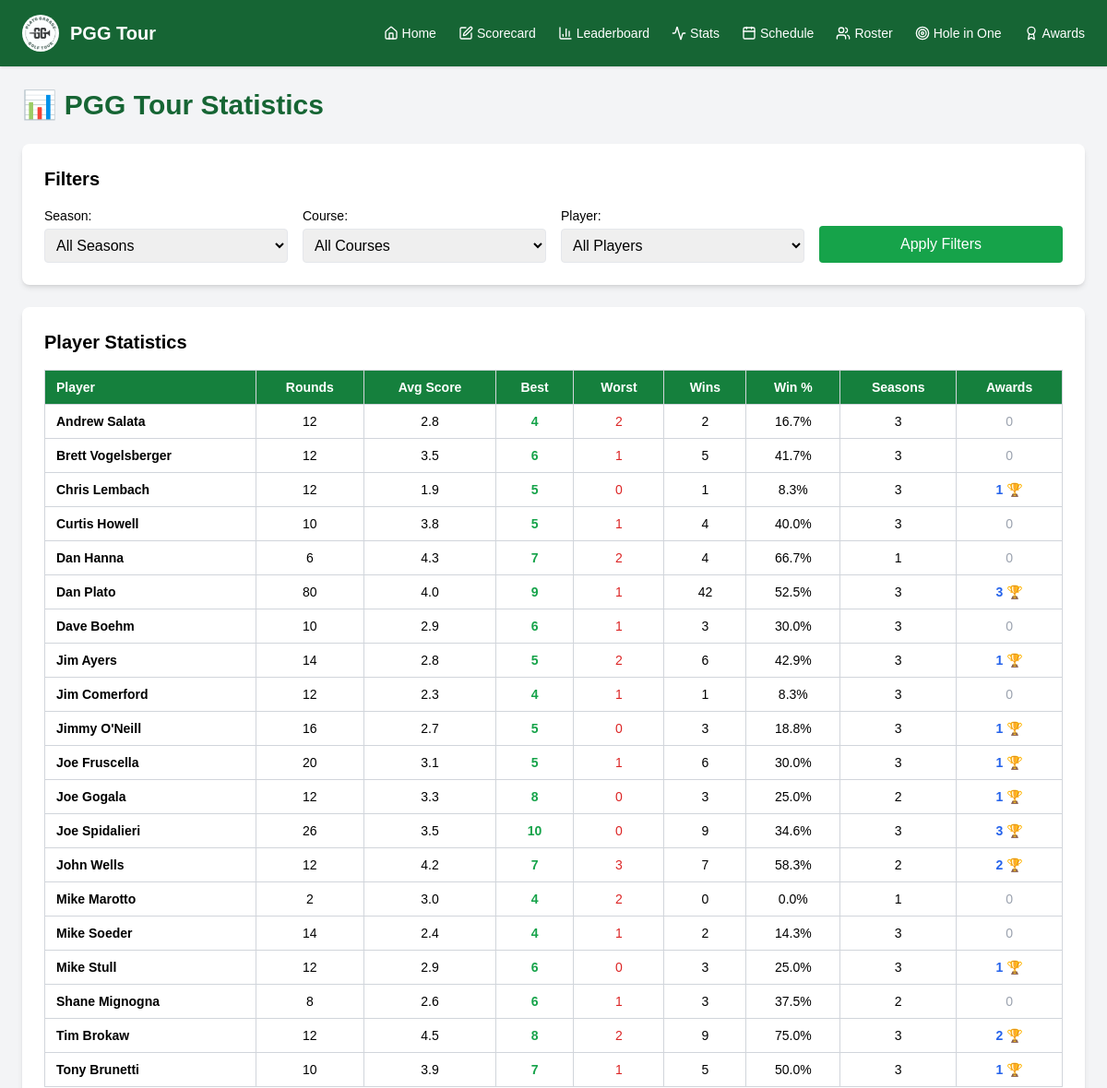
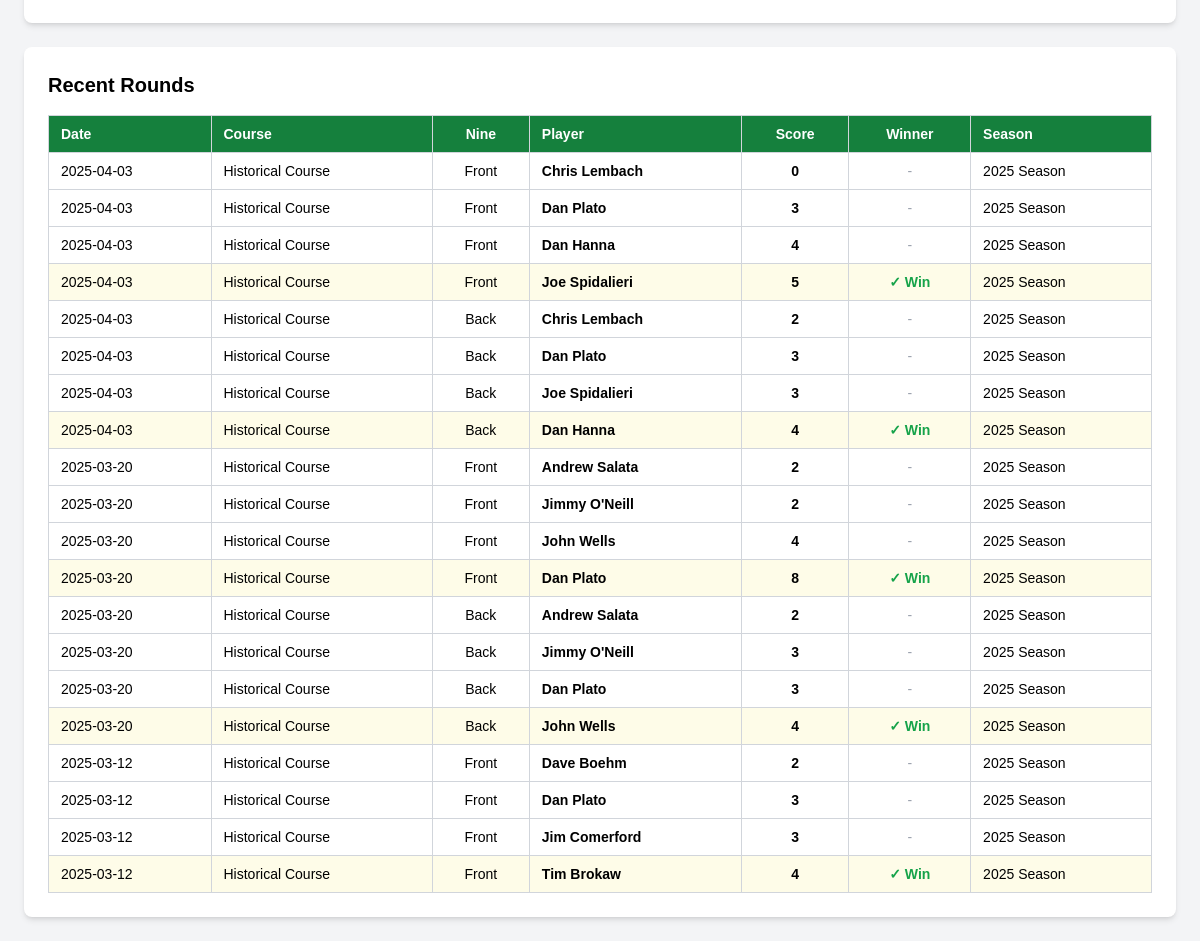
Screenshot of /stats with the database file from the repository (2 pictures, top to bottom).
### tables this page shows
CREATE TABLE scores (
    id INTEGER PRIMARY KEY AUTOINCREMENT,
    date TEXT,
    course TEXT,
    nine TEXT,
    player_name TEXT,
    mulligan TEXT,
    hole_1 INTEGER,
    hole_2 INTEGER,
    hole_3 INTEGER,
    hole_4 INTEGER,
    hole_5 INTEGER,
    hole_6 INTEGER,
    hole_7 INTEGER,
    hole_8 INTEGER,
    hole_9 INTEGER,
    total INTEGER,
    winner TEXT
, season TEXT);

### app.py (the view)
@app.route("/stats")
def stats():
    conn = sqlite3.connect("golf_scores.db")
    c = conn.cursor()
    season_filter = request.args.get('season', '')
    course_filter = request.args.get('course', '')
    player_filter = request.args.get('player', '')
    c.execute("SELECT DISTINCT season FROM scores WHERE season IS NOT NULL ORDER BY season DESC")
    seasons = [row[0] for row in c.fetchall()]
    c.execute("SELECT DISTINCT course FROM scores WHERE course IS NOT NULL AND course != '' ORDER BY course")
    courses = [row[0] for row in c.fetchall()]
    c.execute("SELECT DISTINCT player_name FROM scores WHERE player_name IS NOT NULL AND player_name != '' ORDER BY player_name")
    players = [row[0] for row in c.fetchall()]
    where_conditions = []
    params = []
    if season_filter:
        where_conditions.append("season = ?")
        params.append(season_filter)
    if course_filter:
        where_conditions.append("course = ?")
        params.append(course_filter)
    if player_filter:
        where_conditions.append("player_name = ?")
        params.append(player_filter)
    where_clause = "WHERE " + " AND ".join(where_conditions) if where_conditions else ""
    player_stats_query = f"""
        SELECT
            s.player_name,
            COUNT(s.id) as rounds_played,
            AVG(s.total) as avg_score,
            MAX(s.total) as best_score,
            MIN(s.total) as worst_score,
            SUM(CASE WHEN s.winner = 'Yes' THEN 1 ELSE 0 END) as wins,
            COUNT(DISTINCT s.course) as courses_played,
            COUNT(DISTINCT s.season) as seasons_played
        FROM scores s
        {where_clause}
        GROUP BY s.player_name
        ORDER BY s.player_name
    """
    c.execute(player_stats_query, params)
    player_stats = c.fetchall()
    awards_count_query = f"""
        SELECT a.player_name, COUNT(a.id) as award_count
        FROM awards a
        WHERE a.player_name IN (
            SELECT DISTINCT s.player_name FROM scores s {where_clause}
        )
        GROUP BY a.player_name
    """
    c.execute(awards_count_query, params)
    awards_counts = dict(c.fetchall())
    awards_query = f"""
        SELECT a.player_name, a.season, a.award_category, a.description
        FROM awards a
        WHERE a.player_name IN (
            SELECT DISTINCT s.player_name FROM scores s {where_clause}
        )
        ORDER BY a.player_name, a.season DESC, a.award_category
    """
    c.execute(awards_query, params)
    awards_data = c.fetchall()
    player_awards = {}
    for player_name, season, category, description in awards_data:
        if player_name not in player_awards:
            player_awards[player_name] = []
        player_awards[player_name].append({
            'season': season,
            'category': category,
            'description': description
        })
    recent_rounds_query = f"""
        SELECT date, course, nine, player_name, total, winner, season
        FROM scores
        {where_clause}
        ORDER BY date DESC, id DESC
        LIMIT 20
    """
    c.execute(recent_rounds_query, params)
    recent_rounds = c.fetchall()
    conn.close()
    return render_template("stats.html",
                         player_stats=player_stats,
                         recent_rounds=recent_rounds,
                         seasons=seasons,
                         courses=courses,
                         players=players,
                         player_awards=player_awards,
                         awards_counts=awards_counts,
                         current_filters={
                             'season': season_filter,
                             'course': course_filter,
                             'player': player_filter
                         })

### templates/stats.html (shortened to what this page needs)
{% extends "base.html" %}
{% block content %}
<div class="mb-6">
  <h1 class="text-3xl font-bold text-green-800">📊 PGG Tour Statistics</h1>
</div>
<div class="bg-white rounded-lg shadow-md p-6 mb-6">
  <h2 class="text-xl font-semibold mb-4">Filters</h2>
  <form method="GET" class="grid grid-cols-1 md:grid-cols-4 gap-4">
    <div>
      <label class="block text-sm font-medium mb-1">Season:</label>
      <select name="season" class="w-full border rounded p-2">
        <option value="">All Seasons</option>
      </select>
    </div>
    <div>
      <label class="block text-sm font-medium mb-1">Course:</label>
      <select name="course" class="w-full border rounded p-2">
        <option value="">All Courses</option>
      </select>
    </div>
    <div>
      <label class="block text-sm font-medium mb-1">Player:</label>
      <select name="player" class="w-full border rounded p-2">
        <option value="">All Players</option>
      </select>
    </div>
    <div class="flex items-end">
      <button type="submit" class="w-full bg-green-600 text-white px-4 py-2 rounded hover:bg-green-700 transition">
        Apply Filters
      </button>
    </div>
  </form>
</div>
<div class="bg-white rounded-lg shadow-md p-6 mb-6">
  <h2 class="text-xl font-semibold mb-4">Player Statistics</h2>
  {% if player_stats %}
    <div class="overflow-x-auto">
      <table class="min-w-full table-auto border-collapse border border-gray-300 text-sm">
        <thead class="bg-green-700 text-white">
          <tr>
            <th class="border border-gray-300 px-3 py-2 text-left">Player</th>
            <th class="border border-gray-300 px-3 py-2">Rounds</th>
            <th class="border border-gray-300 px-3 py-2">Avg Score</th>
            <th class="border border-gray-300 px-3 py-2">Best</th>
            <th class="border border-gray-300 px-3 py-2">Worst</th>
            <th class="border border-gray-300 px-3 py-2">Wins</th>
            <th class="border border-gray-300 px-3 py-2">Win %</th>
            <th class="border border-gray-300 px-3 py-2">Seasons</th>
            <th class="border border-gray-300 px-3 py-2">Awards</th>
          </tr>
        </thead>
        <tbody>
          {% for player_name, rounds, avg_score, best, worst, wins, courses_played, seasons_played in player_stats %}
            <tr class="bg-white hover:bg-gray-50">
              <td class="border border-gray-300 px-3 py-2 font-semibold">{{ player_name }}</td>
              <td class="border border-gray-300 px-3 py-2 text-center">{{ rounds }}</td>
              <td class="border border-gray-300 px-3 py-2 text-center">{{ "%.1f"|format(avg_score) }}</td>
              <td class="border border-gray-300 px-3 py-2 text-center text-green-600 font-semibold">{{ best }}</td>
              <td class="border border-gray-300 px-3 py-2 text-center text-red-600">{{ worst }}</td>
              <td class="border border-gray-300 px-3 py-2 text-center">{{ wins }}</td>
              <td class="border border-gray-300 px-3 py-2 text-center">
                {% if rounds > 0 %}
                  {{ "%.1f"|format((wins / rounds) * 100) }}%
                {% else %}
                  0.0%
                {% endif %}
              </td>
              <td class="border border-gray-300 px-3 py-2 text-center">{{ seasons_played }}</td>
              <td class="border border-gray-300 px-3 py-2 text-center">
                {% set award_count = awards_counts.get(player_name, 0) %}
                {% if award_count > 0 %}
                  <button onclick="toggleAwards('{{ player_name }}')" class="text-blue-600 hover:text-blue-800 font-semibold">
                    {{ award_count }} 🏆
                  </button>
                {% else %}
                  <span class="text-gray-400">0</span>
                {% endif %}
              </td>
            </tr>
          {% endfor %}
        </tbody>
      </table>
    </div>
  {% else %}
    <p class="text-gray-500 text-center py-8">No statistics available for the selected filters.</p>
  {% endif %}
</div>
<div class="bg-white rounded-lg shadow-md p-6">
  <h2 class="text-xl font-semibold mb-4">Recent Rounds</h2>
  {% if recent_rounds %}
    <div class="overflow-x-auto">
      <table class="min-w-full table-auto border-collapse border border-gray-300 text-sm">
        <thead class="bg-green-700 text-white">
          <tr>
            <th class="border border-gray-300 px-3 py-2 text-left">Date</th>
            <th class="border border-gray-300 px-3 py-2 text-left">Course</th>
            <th class="border border-gray-300 px-3 py-2">Nine</th>
            <th class="border border-gray-300 px-3 py-2 text-left">Player</th>
            <th class="border border-gray-300 px-3 py-2">Score</th>
            <th class="border border-gray-300 px-3 py-2">Winner</th>
            <th class="border border-gray-300 px-3 py-2 text-left">Season</th>
          </tr>
        </thead>
        <tbody>
          {% for date, course, nine, player_name, total, winner, season in recent_rounds %}
            <tr class="bg-white hover:bg-gray-50 {% if winner == 'Yes' %}bg-yellow-50{% endif %}">
              <td class="border border-gray-300 px-3 py-2">{{ date or 'N/A' }}</td>
              <td class="border border-gray-300 px-3 py-2">{{ course or 'N/A' }}</td>
              <td class="border border-gray-300 px-3 py-2 text-center">{{ nine or 'N/A' }}</td>
              <td class="border border-gray-300 px-3 py-2 font-semibold">{{ player_name }}</td>
              <td class="border border-gray-300 px-3 py-2 text-center font-semibold">{{ total }}</td>
              <td class="border border-gray-300 px-3 py-2 text-center">
                {% if winner == 'Yes' %}
                  <span class="text-green-600 font-semibold">✓ Win</span>
                {% else %}
                  <span class="text-gray-400">-</span>
                {% endif %}
              </td>
              <td class="border border-gray-300 px-3 py-2">{{ season or 'N/A' }}</td>
            </tr>
          {% endfor %}
        </tbody>
      </table>
    </div>
  {% else %}
    <p class="text-gray-500 text-center py-8">No recent rounds available for the selected filters.</p>
  {% endif %}
</div>
{% endblock %}

### templates/base.html (style rules this page uses)
body { font-family: Arial, sans-serif; }

### rows the page displays
scores: date "2025-04-03", course "Historical Course", nine "Front", player_name "Chris Lembach", total "0", season "2025 Season"
scores: date "2025-04-03", course "Historical Course", nine "Front", player_name "Dan Plato", total "3", season "2025 Season"
scores: date "2025-04-03", course "Historical Course", nine "Front", player_name "Dan Hanna", total "4", season "2025 Season"
scores: date "2025-04-03", course "Historical Course", nine "Front", player_name "Joe Spidalieri", total "5", winner "✓ Win", season "2025 Season"
scores: date "2025-04-03", course "Historical Course", nine "Back", player_name "Chris Lembach", total "2", season "2025 Season"
scores: date "2025-04-03", course "Historical Course", nine "Back", player_name "Dan Plato", total "3", season "2025 Season"
scores: date "2025-04-03", course "Historical Course", nine "Back", player_name "Joe Spidalieri", total "3", season "2025 Season"
scores: date "2025-04-03", course "Historical Course", nine "Back", player_name "Dan Hanna", total "4", winner "✓ Win", season "2025 Season"
scores: date "2025-03-20", course "Historical Course", nine "Front", player_name "Andrew Salata", total "2", season "2025 Season"
scores: date "2025-03-20", course "Historical Course", nine "Front", player_name "Jimmy O'Neill", total "2", season "2025 Season"
scores: date "2025-03-20", course "Historical Course", nine "Front", player_name "John Wells", total "4", season "2025 Season"
scores: date "2025-03-20", course "Historical Course", nine "Front", player_name "Dan Plato", total "8", winner "✓ Win", season "2025 Season"
scores: date "2025-03-20", course "Historical Course", nine "Back", player_name "Andrew Salata", total "2", season "2025 Season"
scores: date "2025-03-20", course "Historical Course", nine "Back", player_name "Jimmy O'Neill", total "3", season "2025 Season"
scores: date "2025-03-20", course "Historical Course", nine "Back", player_name "Dan Plato", total "3", season "2025 Season"
scores: date "2025-03-20", course "Historical Course", nine "Back", player_name "John Wells", total "4", winner "✓ Win", season "2025 Season"
scores: date "2025-03-12", course "Historical Course", nine "Front", player_name "Dave Boehm", total "2", season "2025 Season"
scores: date "2025-03-12", course "Historical Course", nine "Front", player_name "Dan Plato", total "3", season "2025 Season"
scores: date "2025-03-12", course "Historical Course", nine "Front", player_name "Jim Comerford", total "3", season "2025 Season"
scores: date "2025-03-12", course "Historical Course", nine "Front", player_name "Tim Brokaw", total "4", winner "✓ Win", season "2025 Season"

### other values shown
{{ player_name }} "Andrew Salata" "Brett Vogelsberger" "Chris Lembach" "Curtis Howell" "Dan Hanna" "Dan Plato" "Dave Boehm" "Jim Ayers" "Jim Comerford" "Jimmy O'Neill" "Joe Fruscella" "Joe Gogala" "Joe Spidalieri" "John Wells" "Mike Marotto" "Mike Soeder" "Mike Stull" "Shane Mignogna" "Tim Brokaw" "Tony Brunetti"
{{ rounds }} "12" "12" "12" "10" "6" "80" "10" "14" "12" "16" "20" "12" "26" "12" "2" "14" "12" "8" "12" "10"
{{ "%.1f"|format(avg_score) }} "2.8" "3.5" "1.9" "3.8" "4.3" "4.0" "2.9" "2.8" "2.3" "2.7" "3.1" "3.3" "3.5" "4.2" "3.0" "2.4" "2.9" "2.6" "4.5" "3.9"
{{ best }} "4" "6" "5" "5" "7" "9" "6" "5" "4" "5" "5" "8" "10" "7" "4" "4" "6" "6" "8" "7"
{{ worst }} "2" "1" "0" "1" "2" "1" "1" "2" "1" "0" "1" "0" "0" "3" "2" "1" "0" "1" "2" "1"
{{ wins }} "2" "5" "1" "4" "4" "42" "3" "6" "1" "3" "6" "3" "9" "7" "0" "2" "3" "3" "9" "5"
{{ "%.1f"|format((wins / rounds) * 100) }} "16.7" "41.7" "8.3" "40.0" "66.7" "52.5" "30.0" "42.9" "8.3" "18.8" "30.0" "25.0" "34.6" "58.3" "0.0" "14.3" "25.0" "37.5" "75.0" "50.0"
{{ seasons_played }} "3" "3" "3" "3" "1" "3" "3" "3" "3" "3" "3" "2" "3" "2" "1" "3" "3" "2" "3" "3"
{{ award_count }} "1" "3" "1" "1" "1" "1" "3" "2" "1" "2" "1"
